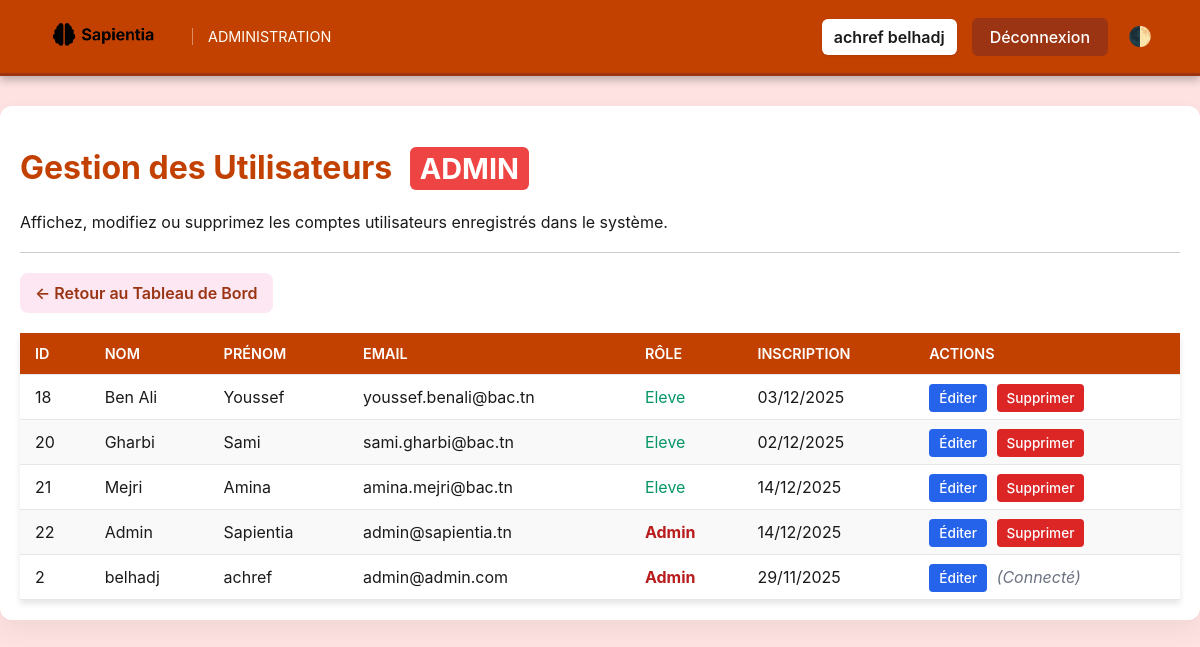
/admin/admin_manage_users.php (signed in), run on the app's committed database.
### tables this page shows
CREATE TABLE `utilisateur` (
  `id_utilisateur` int(11) NOT NULL,
  `nom` varchar(50) DEFAULT NULL,
  `prenom` varchar(50) DEFAULT NULL,
  `email` varchar(100) DEFAULT NULL,
  `mot_de_passe` varchar(255) DEFAULT NULL,
  `role` enum('admin','eleve') DEFAULT 'eleve',
  `date_inscription` timestamp NOT NULL DEFAULT current_timestamp(),
  `date_naissance` date NOT NULL,
  `numero` varchar(20) NOT NULL
);

### admin/admin_manage_users.php (the view, shortened to what this page needs)
<?php
include "../connection.php";
$user_prenom = $_SESSION['prenom'] ?? '';
$user_nom = $_SESSION['nom'] ?? 'Admin';
$user_full_name = trim($user_prenom . ' ' . $user_nom);
$display_name = htmlspecialchars($user_full_name);
$users = [];
if (!$conn->connect_error) {
    try {
        $sql = "SELECT id_utilisateur, nom, prenom, email, role, date_inscription
                FROM utilisateur
                ORDER BY role DESC, nom ASC";
        $result = mysqli_query($conn, $sql);
        if ($result) {
            while($row = mysqli_fetch_assoc($result)) {
                $row['date_inscription_formatted'] = date('d/m/Y', strtotime($row['date_inscription']));
                $users[] = $row;
            }
        } else {
            $error_message = "Erreur de requête BDD: " . mysqli_error($conn);
        }
    } catch (Exception $e) {
        error_log("DB Error in admin manage users: " . $e->getMessage());
        $error_message = "Une erreur est survenue lors du chargement des données.";
    }
} else {
    $error_message = "Erreur de connexion à la base de données.";
}
?>
<!DOCTYPE html>
<html lang="fr">
<head>
    <link rel="stylesheet" href="../css/admin.css">
    <link rel="stylesheet" href="../css/pages/admin_manage_users.css">
</head>
<body>
    <nav class="navbar">
        <div class="logo-area">
            <a href="admin_dashboard.php">
                <img src="../DDD-removebg-preview.png" onerror="this.src='https://placehold.co/35x35/FFFFFF/c24100?text=ADM';" alt="Logo Admin">
            </a>
            <span class="admin-title">ADMINISTRATION</span>
        </div>
        <div class="user-menu">
            <span class="user-name">
                <?php echo $display_name; ?>
            </span>
            <a href="../logout.php" class="logout-btn">
                Déconnexion
            </a>
            <button id="dark-toggle">🌓</button>
        </div>
    </nav>
    <div class="content-container">
        <h1>Gestion des Utilisateurs <span class="role-badge">ADMIN</span></h1>
        <p>Affichez, modifiez ou supprimez les comptes utilisateurs enregistrés dans le système.</p>
        <hr style="margin: 20px 0; border: 0; border-top: 1px solid #ccc;">
        <div style="margin-bottom: 20px;">
            <a href="admin_dashboard.php" class="btn-dashboard-back"> ← Retour au Tableau de Bord</a>
        </div>
        <table class="user-table">
            <thead>
                <tr>
                    <th>ID</th>
                    <th>Nom</th>
                    <th>Prénom</th>
                    <th>Email</th>
                    <th>Rôle</th>
                    <th>Inscription</th>
                    <th>Actions</th>
                </tr>
            </thead>
            <tbody>
                <?php if (count($users) > 0): ?>
                    <?php foreach ($users as $user): ?>
                        <tr>
                            <td data-label="ID"><?php echo htmlspecialchars($user['id_utilisateur']); ?></td>
                            <td data-label="Nom"><?php echo htmlspecialchars($user['nom']); ?></td>
                            <td data-label="Prénom"><?php echo htmlspecialchars($user['prenom']); ?></td>
                            <td data-label="Email"><?php echo htmlspecialchars($user['email']); ?></td>
                            <td data-label="Rôle">
                                <span class="user-role-<?php echo htmlspecialchars($user['role']); ?>">
                                    <?php echo ucfirst(htmlspecialchars($user['role'])); ?>
                                </span>
                            </td>
                            <td data-label="Inscription"><?php echo htmlspecialchars($user['date_inscription_formatted']); ?></td>
                            <td data-label="Actions">
                                <a href="admin_edit_user.php?id=<?php echo $user['id_utilisateur']; ?>" class="action-btn btn-edit">Éditer</a>
                                <?php if ($user['id_utilisateur'] != $_SESSION['id']): ?>
                                    <a href="admin_delete_user.php?id=<?php echo $user['id_utilisateur']; ?>" class="action-btn btn-delete" onclick="return confirm('Êtes-vous sûr de vouloir supprimer cet utilisateur ?');">Supprimer</a>
                                <?php else: ?>
                                    <span style="color: #6b7280; font-style: italic;">(Connecté)</span>
                                <?php endif; ?>
                            </td>
                        </tr>
                    <?php endforeach; ?>
                <?php else: ?>
                    <tr>
                        <td colspan="7" style="text-align: center;">Aucun utilisateur trouvé (à part vous, l'administrateur).</td>
                    </tr>
                <?php endif; ?>
            </tbody>
        </table>
    </div>
</body>
</html>

### css/admin.css (style rules this page uses)
:root { --text-dark: #1a1a1a; --card-bg: white; --admin-bg: #fee2e2; --dark-bg: #0f172a; --dark-card-bg: #1e293b; --dark-primary-light: #facc15; --dark-text: #cbd5e1; --dark-border: #334155; }
body { font-family: 'Inter', Arial, sans-serif; background-color: var(--admin-bg); margin: 0; color: var(--text-dark); transition: background-color 0.3s, color 0.3s; }
.navbar { background-color: var(--primary); border-bottom: 3px solid var(--primary-dark); padding: 1rem 3rem; display: flex; justify-content: space-between; align-items: center; box-shadow: 0 4px 8px rgba(0,0,0,0.25); }
.navbar .logo-area { display: flex; align-items: center; }
.navbar .logo-area a { text-decoration: none; }
.navbar .logo-area img { height: 35px; filter: invert(1); }
.navbar .logo-area .admin-title { font-size: 0.9rem; font-weight: 400; color: #fffff8; border-left: 1px solid rgba(255,255,255,0.4); padding-left: 15px; }
.user-menu { display: flex; align-items: center; gap: 15px; }
.user-menu .user-name { font-weight: 600; color: var(--text-dark); padding: 8px 12px; border-radius: 6px; background-color: white; box-shadow: 0 1px 3px rgba(0,0,0,0.1); }
.user-menu .logout-btn { background-color: var(--primary-dark); color: white; padding: 9px 18px; border-radius: 6px; text-decoration: none; font-weight: 500; transition: background-color 0.2s, transform 0.1s; }
#dark-toggle { background: none; border: none; color: white; font-size: 1.2rem; cursor: pointer; padding: 0; margin-left: 5px; }
.content-container { max-width: 800px; margin: 30px auto; padding: 20px; transition: background-color 0.3s, box-shadow 0.3s; }
.content-container h1 { color: var(--primary); transition: color 0.3s; }
.role-badge { display: inline-block; background-color: #ef4444; color: white; padding: 4px 10px; border-radius: 6px; font-size: 0.9em; font-weight: bold; margin-left: 10px; }

### css/pages/admin_manage_users.css (style rules this page uses)
:root { --primary: #c24100; --primary-dark: #9a3412; }
.navbar { transition: background-color 0.3s, border-color 0.3s; }
.navbar .logo-area a { font-size: 1.6rem; font-weight: 700; color: white; margin-right: 20px; letter-spacing: 0.5px; }
.navbar .logo-area img { margin-right: 12px; }
.user-menu .user-name { transition: background-color 0.3s, color 0.3s, box-shadow 0.3s; }
#dark-toggle { transition: transform 0.2s; }
.content-container { max-width: 1200px; background-color: var(--card-bg); border-radius: 12px; box-shadow: 0 10px 25px rgba(0,0,0,0.05); }
.role-badge { transition: background-color 0.3s; }
.btn-dashboard-back { display: inline-block; background-color: #fce7f3; color: var(--primary-dark); padding: 10px 15px; border-radius: 8px; text-decoration: none; font-weight: 600; transition: background-color 0.2s; }
.user-table { width: 100%; border-collapse: collapse; margin-top: 20px; box-shadow: 0 4px 6px rgba(0,0,0,0.1); }
.user-table th, .user-table td { padding: 12px 15px; text-align: left; border-bottom: 1px solid #e5e7eb; }
.user-table th { background-color: var(--primary); color: white; font-weight: 600; text-transform: uppercase; font-size: 0.9em; }
.user-table tbody tr:nth-child(even) { background-color: #f9f9f9; }
.user-role-admin { font-weight: bold; color: #b91c1c; }
.user-role-eleve { color: #059669; }
.action-btn { padding: 6px 10px; margin-right: 5px; border: none; border-radius: 4px; cursor: pointer; font-size: 0.85em; font-weight: 500; text-decoration: none; transition: background-color 0.2s; }
.btn-edit { background-color: #2563eb; color: white; }
.btn-delete { background-color: #dc2626; color: white; }

### data on the page
utilisateur: id_utilisateur "18", nom "Ben Ali", prenom "Youssef", email "youssef.benali@bac.tn", role "Eleve", date_inscription_formatted "03/12/2025"
utilisateur: id_utilisateur "20", nom "Gharbi", prenom "Sami", email "sami.gharbi@bac.tn", role "Eleve", date_inscription_formatted "02/12/2025"
utilisateur: id_utilisateur "21", nom "Mejri", prenom "Amina", email "amina.mejri@bac.tn", role "Eleve", date_inscription_formatted "14/12/2025"
utilisateur: id_utilisateur "22", nom "Admin", prenom "Sapientia", email "admin@sapientia.tn", role "Admin", date_inscription_formatted "14/12/2025"
utilisateur: id_utilisateur "2", nom "belhadj", prenom "achref", email "admin@admin.com", role "Admin", date_inscription_formatted "29/11/2025", shows "(Connecté)"

### other printed values
$display_name "achref belhadj"
